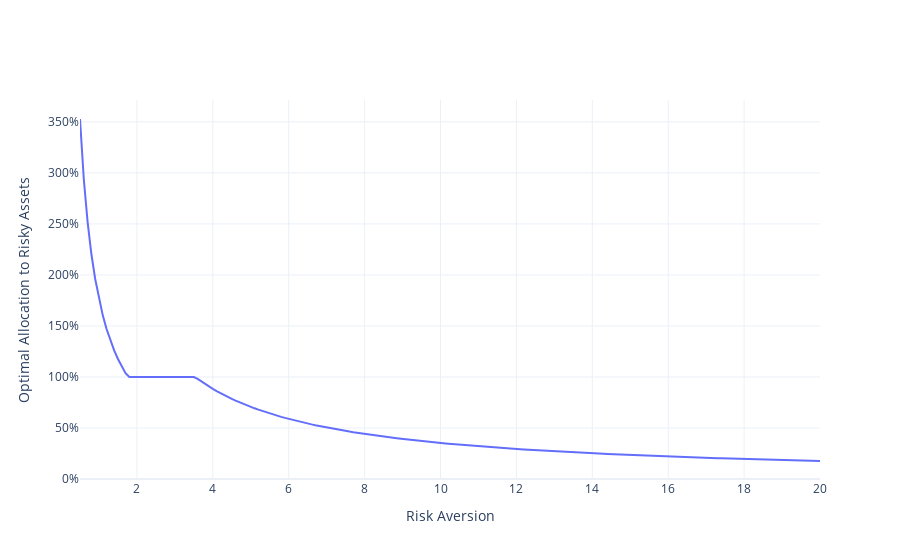

The cell this chart's notebook holds for it:
### Markdown cell above
# FIGURE 2

### Code cell
from cvxopt.solvers import options
options["show_progress"] = False

# optimal allocation to risky assets depending on risk aversion
def cal(ra):
    # to define variance penalty
    P = np.zeros((5, 5))
    P[2:,2:] = ra*cov

    # to define (minus) expected return 
    q = [-rs, rb, -mn1, -mn2, -mn3]

    # to impose -xs <= 0 and -xb <= 0
    G = np.zeros((2, 5))
    G[0, 0] = G[1, 1] = -1
    h = np.zeros(2)

    # to impose xs - xb + w1 + w2 + w3 = 1
    A = [1., -1., 1., 1., 1.]
    b = [1.]

    # create cvxopt matrix objects
    P = matrix(P, (5, 5))
    q = matrix(q, (5, 1))
    G = matrix(G, (2, 5))
    h = matrix(h, (2, 1))
    A = matrix(A, (1, 5))
    b = matrix(b, (1, 1))

    # compute optimum by quadratic programming
    solution = qp(P=P, q=q, G=G, h=h, A=A, b=b)
    xs, xb, w1, w2, w3 = solution["x"]
    return w1 + w2 + w3

ravers = np.linspace(0.5, 20, 196)
allocs = [cal(ra) for ra in ravers]
string = "risk aversion = %{x:.1f}<br>allocation to risky assets = %{y:.1%}<extra></extra>"
trace = go.Scatter(
    x=ravers,
    y=allocs,
    mode="lines",
    hovertemplate=string
)
fig = go.Figure(trace)
fig.update_layout(
    xaxis_title="Risk Aversion",
    yaxis_title="Optimal Allocation to Risky Assets",
    yaxis_tickformat=".0%",
    template="plotly_white",
    showlegend=False
) 
fig.show()

### Figure 1 — Plotly figure (JSON) as saved in the notebook; plotly's stock layout.template omitted (floating-point values rounded to 4 significant figures; data arrays with more than 128 entries replaced by an {"elided": "..."} marker saying what was removed)
{"data": [{"hovertemplate": "risk aversion = %{x:.1f}<br>allocation to risky assets = %{y:.1%}<extra></extra>", "mode": "lines", "type": "scatter", "x": {"elided": "196 float values"}, "y": {"elided": "196 float values"}}], "layout": {"showlegend": false, "xaxis": {"title": {"text": "Risk Aversion"}}, "yaxis": {"tickformat": ".0%", "title": {"text": "Optimal Allocation to Risky Assets"}}}}
